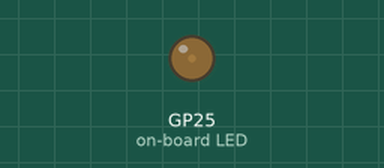
Bench run of a program on a simulated Raspberry Pi Pico running MicroPython. Parts: output pins drawn as LEDs (lit = HIGH).

Above: at 0.05 s.
At 0.55 s:
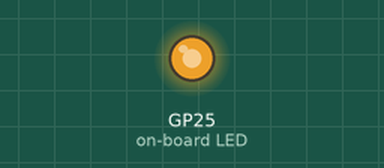
At 0.9 s:
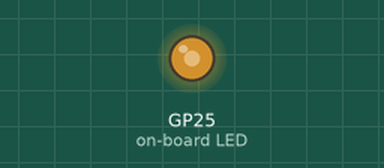
At 1.1 s:
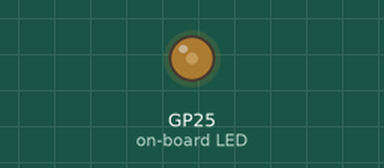
Timing chart, 0 to 3.0 s (numbered marks = the images above):
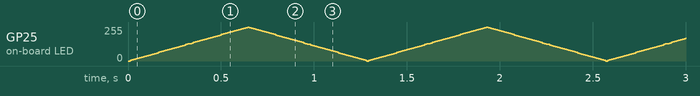

The program:

05_pwm_led_fade.py
```python
import time
from machine import PWM, Pin

from lib.pins import PWM_LED

STEP = 1024
DELAY_MS = 10

pwm = PWM(Pin(PWM_LED), freq=1000)

while True:
    for duty in range(0, 65536, STEP):
        pwm.duty_u16(duty)
        time.sleep_ms(DELAY_MS)
    for duty in range(65535, -1, -STEP):
        pwm.duty_u16(duty)
        time.sleep_ms(DELAY_MS)
```

pins.py
```python
# Per-board pin map for the tutorial series. Auto-detects ESP32 vs RP2 from
# sys.platform; edit the values below if your wiring differs from the defaults.

import sys

PLATFORM = sys.platform

if PLATFORM == "esp32":
    # Generic ESP32 DevKit. ESP32-S3/C3 may differ — adjust LED in particular.
    LED = 2
    BUTTON = 0           # BOOT button on most dev boards
    PWM_LED = 4
    SERVO = 13
    ADC = 34             # ADC1 (input-only pins 32-39 are safe with WiFi)
    I2C_ID = 0
    I2C_SCL = 22
    I2C_SDA = 21
    SPI_ID = 1           # HSPI; SPI(2) on S3
    SPI_SCK = 18
    SPI_MOSI = 23
    SPI_MISO = 19
    SPI_CS = 5
    # NeoPixel / WS2812. NEOPIXEL is a single pixel; MATRIX_PIN feeds an array
    # of MATRIX_WIDTH × MATRIX_HEIGHT pixels. ESP32-S3-Matrix board uses GP14,
    # 8×8. Generic ESP32 has no onboard NeoPixel — wire one to GP14 to test.
    NEOPIXEL = 14
    MATRIX_PIN = 14
    MATRIX_WIDTH = 8
    MATRIX_HEIGHT = 8
elif PLATFORM == "rp2":
    # LED conventions vary across RP2 boards:
    #   - Pico W:                 Pin("LED") — wired to the WiFi chip
    #   - Pico (non-W):           GP25 onboard LED
    #   - RP2040-Zero / -Matrix:  no plain LED — wire an external one to LED below
    # The detection below picks Pico W if available, otherwise defaults to GP15
    # (a free, edge-exposed pin on the Zero). Wire an LED + 220Ω resistor from
    # GP15 to GND, or change LED here to whichever GPIO you've used.
    try:
        from machine import Pin as _Pin
        _Pin("LED")
        LED = "LED"
    except (ValueError, TypeError):
        LED = 25
    BUTTON = 14
    PWM_LED = 25
    SERVO = 16
    ADC = 26             # GP26 = ADC0
    I2C_ID = 0
    I2C_SCL = 5
    I2C_SDA = 4
    SPI_ID = 1
    SPI_SCK = 10
    SPI_MOSI = 11
    SPI_MISO = 12
    SPI_CS = 13
    # Pimoroni Pico Explorer Base onboard ST7789 LCD (240x240, SPI0).
    # Coexists with the generic SPI_* pins above (which target the breadboard
    # SD/sensor wiring on SPI1).
    ST7789_SPI_ID = 0
    ST7789_SCK = 18
    ST7789_MOSI = 19
    ST7789_CS = 17
    ST7789_DC = 16
    ST7789_BL = 20
    ST7789_WIDTH = 240
    ST7789_HEIGHT = 240
    # Pico Explorer Base onboard buttons (active-low, internal pull-up).
    BTN_A = 12
    BTN_B = 13
    BTN_X = 14
    BTN_Y = 15
    # NeoPixel / WS2812. RP2040-Zero onboard NeoPixel and Waveshare RP2040-Matrix
    # both use GP16. Matrix defaults to 5×5 (Waveshare); change to 1×1 if you
    # only have the Zero's single pixel and are running matrix scripts.
    NEOPIXEL = 16
    MATRIX_PIN = 16
    MATRIX_WIDTH = 5
    MATRIX_HEIGHT = 5
    ENCODER_A = 6
    ENCODER_B = 7
    MOTOR_A = 10
    MOTOR_B = 11
else:
    raise RuntimeError("unsupported platform: " + PLATFORM)
```
